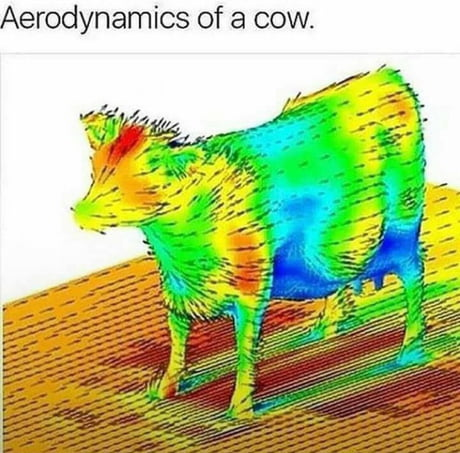
#> input picture cow aerodynamics.jpg, 460 x 453 px
$ python main.py
#> lines starting #> are read from the running program, lines starting #| are printed output that depends on the picture
### image_utils.py

import numpy as np
from scipy.signal import convolve2d
from PIL import Image
def load_image(path):
#> called with path = 'cow aerodynamics.jpg'
    img = Image.open(path)
#> img is the input picture: PIL image 460x453 RGB; mean R, G, B 172.9, 189.9, 124.1
    image_array = np.array(img)
    return image_array

# [14 lines left out: function edge_detection, not called in this run]

### main.py

from image_utils import load_image, edge_detection
from skimage.filters import median
from skimage.morphology import ball
import matplotlib.pyplot as plt
from PIL import Image

# 1️⃣ Load original color image
original_image = load_image('cow aerodynamics.jpg')

# 2️⃣ Apply median filter for noise suppression
# Median expects a grayscale image or single channel; convert RGB to grayscale first
from skimage.color import rgb2gray
gray_image = rgb2gray(original_image)  # float image 0-1
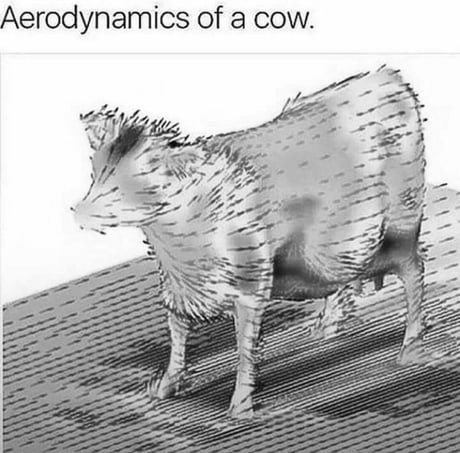
#> gray_image: shape (453, 460) float64; min 0, max 1, mean 0.712

# Apply median filter
#> (the run stopped early here; a loop or call above may not have finished)
